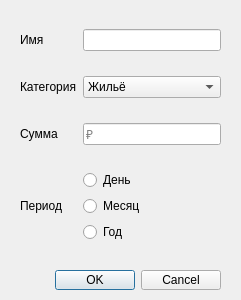
<?xml version="1.0" encoding="UTF-8"?>
<ui version="4.0">
 <class>Reg_AddSpending</class>
 <widget class="QWidget" name="Reg_AddSpending">
  <property name="geometry">
   <rect>
    <x>0</x>
    <y>0</y>
    <width>241</width>
    <height>300</height>
   </rect>
  </property>
  <property name="windowTitle">
   <string>Добавить в Платежи</string>
  </property>
  <widget class="QWidget" name="gridLayoutWidget">
   <property name="geometry">
    <rect>
     <x>20</x>
     <y>10</y>
     <width>201</width>
     <height>251</height>
    </rect>
   </property>
   <property name="font">
    <font>
     <pointsize>9</pointsize>
    </font>
   </property>
   <layout class="QGridLayout" name="gridLayout">
    <item row="1" column="0">
     <widget class="QLabel" name="label">
      <property name="font">
       <font>
        <pointsize>9</pointsize>
       </font>
      </property>
      <property name="text">
       <string>Категория</string>
      </property>
      <property name="alignment">
       <set>Qt::AlignLeading|Qt::AlignLeft|Qt::AlignVCenter</set>
      </property>
     </widget>
    </item>
    <item row="1" column="1">
     <widget class="QComboBox" name="comboBox">
      <property name="font">
       <font>
        <pointsize>9</pointsize>
       </font>
      </property>
      <item>
       <property name="text">
        <string>Жильё</string>
       </property>
      </item>
      <item>
       <property name="text">
        <string>Страховки</string>
       </property>
      </item>
      <item>
       <property name="text">
        <string>ЖКХ</string>
       </property>
      </item>
      <item>
       <property name="text">
        <string>Образование</string>
       </property>
      </item>
     </widget>
    </item>
    <item row="2" column="1">
     <widget class="QLineEdit" name="lineEdit_2">
      <property name="font">
       <font>
        <pointsize>9</pointsize>
       </font>
      </property>
      <property name="placeholderText">
       <string>₽</string>
      </property>
     </widget>
    </item>
    <item row="2" column="0">
     <widget class="QLabel" name="label_3">
      <property name="font">
       <font>
        <pointsize>9</pointsize>
       </font>
      </property>
      <property name="text">
       <string>Сумма</string>
      </property>
      <property name="alignment">
       <set>Qt::AlignLeading|Qt::AlignLeft|Qt::AlignVCenter</set>
      </property>
     </widget>
    </item>
    <item row="0" column="1">
     <widget class="QLineEdit" name="lineEdit">
      <property name="font">
       <font>
        <pointsize>9</pointsize>
       </font>
      </property>
     </widget>
    </item>
    <item row="0" column="0">
     <widget class="QLabel" name="label_2">
      <property name="font">
       <font>
        <pointsize>9</pointsize>
       </font>
      </property>
      <property name="text">
       <string>Имя</string>
      </property>
      <property name="alignment">
       <set>Qt::AlignLeading|Qt::AlignLeft|Qt::AlignVCenter</set>
      </property>
     </widget>
    </item>
    <item row="3" column="0">
     <widget class="QLabel" name="label_4">
      <property name="sizePolicy">
       <sizepolicy hsizetype="Minimum" vsizetype="Maximum">
        <horstretch>0</horstretch>
        <verstretch>0</verstretch>
       </sizepolicy>
      </property>
      <property name="font">
       <font>
        <pointsize>9</pointsize>
       </font>
      </property>
      <property name="text">
       <string>Период</string>
      </property>
      <property name="alignment">
       <set>Qt::AlignLeading|Qt::AlignLeft|Qt::AlignTop</set>
      </property>
     </widget>
    </item>
    <item row="3" column="1">
     <layout class="QVBoxLayout" name="verticalLayout_2">
      <property name="sizeConstraint">
       <enum>QLayout::SetFixedSize</enum>
      </property>
      <item>
       <widget class="QRadioButton" name="day_radbtn">
        <property name="sizePolicy">
         <sizepolicy hsizetype="Preferred" vsizetype="Fixed">
          <horstretch>0</horstretch>
          <verstretch>0</verstretch>
         </sizepolicy>
        </property>
        <property name="font">
         <font>
          <pointsize>9</pointsize>
         </font>
        </property>
        <property name="text">
         <string>День</string>
        </property>
        <attribute name="buttonGroup">
         <string notr="true">buttonGroup</string>
        </attribute>
       </widget>
      </item>
      <item>
       <widget class="QRadioButton" name="moth_radbtn">
        <property name="sizePolicy">
         <sizepolicy hsizetype="Preferred" vsizetype="Fixed">
          <horstretch>0</horstretch>
          <verstretch>0</verstretch>
         </sizepolicy>
        </property>
        <property name="font">
         <font>
          <pointsize>9</pointsize>
         </font>
        </property>
        <property name="text">
         <string>Месяц</string>
        </property>
        <attribute name="buttonGroup">
         <string notr="true">buttonGroup</string>
        </attribute>
       </widget>
      </item>
      <item>
       <widget class="QRadioButton" name="year_radbtn">
        <property name="sizePolicy">
         <sizepolicy hsizetype="Preferred" vsizetype="Fixed">
          <horstretch>0</horstretch>
          <verstretch>0</verstretch>
         </sizepolicy>
        </property>
        <property name="font">
         <font>
          <pointsize>9</pointsize>
         </font>
        </property>
        <property name="text">
         <string>Год</string>
        </property>
        <attribute name="buttonGroup">
         <string notr="true">buttonGroup</string>
        </attribute>
       </widget>
      </item>
     </layout>
    </item>
   </layout>
  </widget>
  <widget class="QDialogButtonBox" name="buttonBox">
   <property name="geometry">
    <rect>
     <x>30</x>
     <y>270</y>
     <width>191</width>
     <height>20</height>
    </rect>
   </property>
   <property name="font">
    <font>
     <pointsize>9</pointsize>
    </font>
   </property>
   <property name="standardButtons">
    <set>QDialogButtonBox::Cancel|QDialogButtonBox::Ok</set>
   </property>
  </widget>
 </widget>
 <resources/>
 <connections/>
 <buttongroups>
  <buttongroup name="buttonGroup"/>
 </buttongroups>
</ui>
